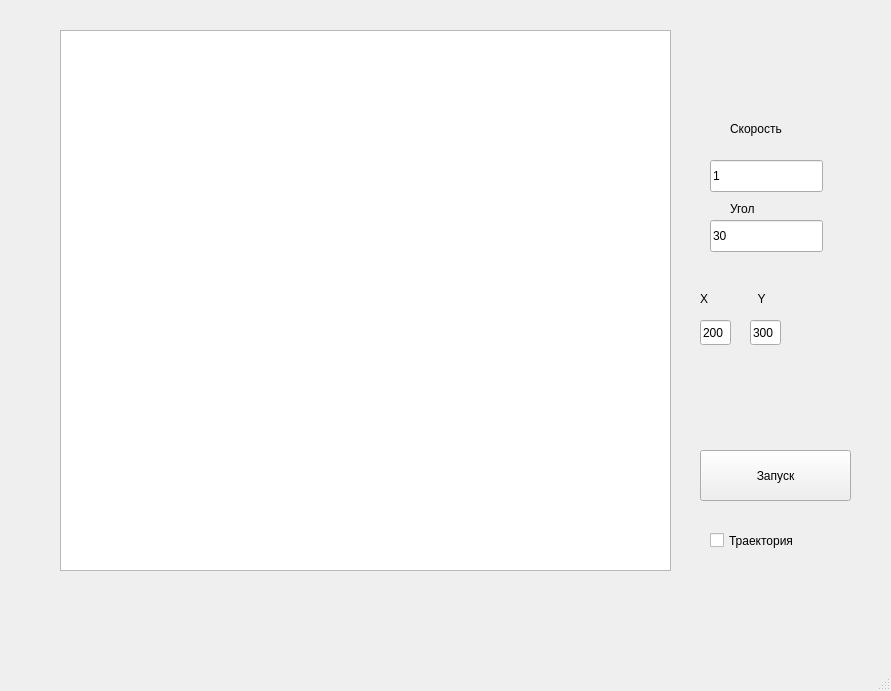
<?xml version="1.0" encoding="UTF-8"?>
<ui version="4.0">
 <class>MainWindow</class>
 <widget class="QMainWindow" name="MainWindow">
  <property name="geometry">
   <rect>
    <x>0</x>
    <y>0</y>
    <width>891</width>
    <height>691</height>
   </rect>
  </property>
  <property name="windowTitle">
   <string>MainWindow</string>
  </property>
  <widget class="QWidget" name="centralwidget">
   <widget class="QGraphicsView" name="graphicsView">
    <property name="geometry">
     <rect>
      <x>60</x>
      <y>30</y>
      <width>611</width>
      <height>541</height>
     </rect>
    </property>
   </widget>
   <widget class="QCheckBox" name="chTrajectory">
    <property name="geometry">
     <rect>
      <x>710</x>
      <y>520</y>
      <width>131</width>
      <height>41</height>
     </rect>
    </property>
    <property name="text">
     <string>Траектория</string>
    </property>
   </widget>
   <widget class="QPushButton" name="btnGo">
    <property name="geometry">
     <rect>
      <x>700</x>
      <y>450</y>
      <width>151</width>
      <height>51</height>
     </rect>
    </property>
    <property name="text">
     <string>Запуск</string>
    </property>
   </widget>
   <widget class="QLineEdit" name="edtV">
    <property name="geometry">
     <rect>
      <x>710</x>
      <y>160</y>
      <width>113</width>
      <height>32</height>
     </rect>
    </property>
    <property name="text">
     <string>1</string>
    </property>
   </widget>
   <widget class="QLineEdit" name="edtA">
    <property name="geometry">
     <rect>
      <x>710</x>
      <y>220</y>
      <width>113</width>
      <height>32</height>
     </rect>
    </property>
    <property name="layoutDirection">
     <enum>Qt::LeftToRight</enum>
    </property>
    <property name="text">
     <string>30</string>
    </property>
    <property name="placeholderText">
     <string/>
    </property>
   </widget>
   <widget class="QLabel" name="label">
    <property name="geometry">
     <rect>
      <x>730</x>
      <y>120</y>
      <width>81</width>
      <height>18</height>
     </rect>
    </property>
    <property name="text">
     <string>Скорость</string>
    </property>
   </widget>
   <widget class="QLabel" name="label_2">
    <property name="geometry">
     <rect>
      <x>730</x>
      <y>200</y>
      <width>58</width>
      <height>18</height>
     </rect>
    </property>
    <property name="text">
     <string>Угол</string>
    </property>
   </widget>
   <widget class="QLabel" name="label_3">
    <property name="geometry">
     <rect>
      <x>700</x>
      <y>290</y>
      <width>81</width>
      <height>18</height>
     </rect>
    </property>
    <property name="text">
     <string>X               Y</string>
    </property>
   </widget>
   <widget class="QLineEdit" name="radX">
    <property name="geometry">
     <rect>
      <x>700</x>
      <y>320</y>
      <width>31</width>
      <height>25</height>
     </rect>
    </property>
    <property name="text">
     <string>200</string>
    </property>
   </widget>
   <widget class="QLineEdit" name="radY">
    <property name="geometry">
     <rect>
      <x>750</x>
      <y>320</y>
      <width>31</width>
      <height>25</height>
     </rect>
    </property>
    <property name="text">
     <string>300</string>
    </property>
   </widget>
  </widget>
  <widget class="QMenuBar" name="menubar">
   <property name="geometry">
    <rect>
     <x>0</x>
     <y>0</y>
     <width>891</width>
     <height>22</height>
    </rect>
   </property>
  </widget>
  <widget class="QStatusBar" name="statusbar"/>
 </widget>
 <resources/>
 <connections/>
</ui>
